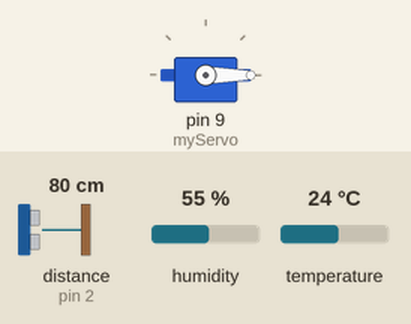
Simulated run of this sketch. Board: Arduino Uno, built with avr-gcc and run on an emulated ATmega328P. Parts: servo. Wiring (inferred from the names in the program): ultrasonic range finder: trigger pin 5; echo pin 2. The inputs (shaded band) are chosen by the test bench; at power-on: distance to the obstacle (sensor on pin 2) 80 cm, humidity 55 %, temperature 24 °C. The echo pulse lasts 58.3 µs per cm; what the sketch prints to the serial monitor is not drawn.

Above: at 0.01 s.
1.3 s: distance to the obstacle (sensor on pin 2) set to 2 cm
At 1.8 s:
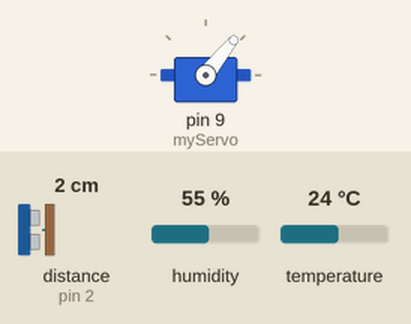
4.8 s: distance to the obstacle (sensor on pin 2) set to 4 cm
At 5.87 s:
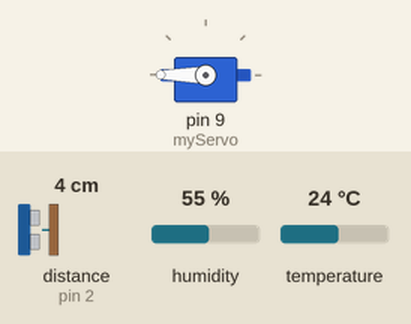
Timing chart, 0 to 18.5 s (numbered marks = the images above; inputs shaded):
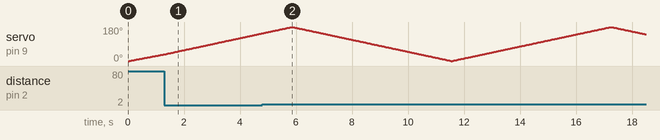

The sketch:

sketch_sep28a.ino
```cpp
#include <Servo.h>.
#include <DHT.h>

#define DHTPIN 8
#define DHTTYPE DHT22

DHT dht(DHTPIN, DHTTYPE);

// Defines Tirg and Echo pins of the Ultrasonic Sensor
const int trigPin = 5;//orange
const int echoPin = 2;//red white - vcc grey -gnd
// Variables for the duration and the distance
long duration;
int distance;
Servo myServo; // Creates a servo object for controlling the servo motor
void setup() {
  pinMode(trigPin, OUTPUT); // Sets the trigPin as an Output
  pinMode(echoPin, INPUT); // Sets the echoPin as an Input
  Serial.begin(9600);
  myServo.attach(9); // Defines on which pin is the servo motor attached on 9 purple
  dht.begin();
}
void loop() {

  // rotates the servo motor from 15 to 165 degrees
  for(int i=0;i<=180;i++){
    myServo.write(i);
    delay(30);
    distance = calculateDistance();
    Serial.print(i); // Sends the current degree into the Serial Port
    Serial.print(","); // Sends addition character right next to the previous value needed later in the Processing IDE for indexing
    Serial.print(distance); // Sends the distance value into the Serial Port
    Serial.print("A"); // Sends addition character right next to the previous value needed later in the Processing IDE for indexing
    Serial.print(String(dht.readTemperature())+ ";");
    Serial.print(String(dht.readHumidity())+ ":");
  }

  //Repeats the previous lines from 165 to 15 degrees
  for(int i=180;i>0;i--){
    myServo.write(i);
    delay(30);
    distance = calculateDistance();
    Serial.print(i);
    Serial.print(",");
    Serial.print(distance);
    Serial.print("A");
    Serial.print(String(dht.readTemperature())+ ";");
    Serial.print(String(dht.readHumidity())+ ":");
  }


}
// Function for calculating the distance measured by the Ultrasonic sensor
int calculateDistance(){

  digitalWrite(trigPin, LOW);
  delayMicroseconds(2);
  digitalWrite(trigPin, HIGH);
  delayMicroseconds(2);
  digitalWrite(trigPin, LOW);
  duration = pulseIn(echoPin, HIGH); // Reads the echoPin, returns the sound wave travel time in microseconds
  distance= (duration*0.034)/2;
  return distance;
}
```
